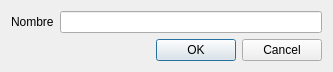
<?xml version="1.0" encoding="UTF-8"?>
<ui version="4.0">
 <class>DuAltaEditorialForm</class>
 <widget class="QWidget" name="DuAltaEditorialForm">
  <property name="geometry">
   <rect>
    <x>0</x>
    <y>0</y>
    <width>333</width>
    <height>69</height>
   </rect>
  </property>
  <property name="windowTitle">
   <string>Tipo</string>
  </property>
  <layout class="QGridLayout" name="gridLayout">
   <item row="0" column="0">
    <layout class="QHBoxLayout" name="horizontalLayout">
     <item>
      <widget class="QLabel" name="label">
       <property name="text">
        <string>Nombre</string>
       </property>
      </widget>
     </item>
     <item>
      <widget class="QLineEdit" name="nombreLineEdit"/>
     </item>
    </layout>
   </item>
   <item row="1" column="0">
    <widget class="QDialogButtonBox" name="buttonBox">
     <property name="standardButtons">
      <set>QDialogButtonBox::Cancel|QDialogButtonBox::Ok</set>
     </property>
    </widget>
   </item>
  </layout>
 </widget>
 <resources/>
 <connections/>
</ui>
